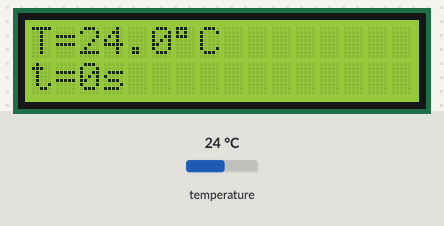
Recording of a sketch running on a simulated Arduino Uno, built with avr-gcc and run on an emulated ATmega328P. Shown: 16×2 character LCD. Inputs (shaded band) come from the test bench; at power-on: temperature 24 °C. What the sketch prints to the serial monitor is not drawn.

Above: at 1.2 s.
1.3 s: temperature set to 12 °C
At 12.0 s:
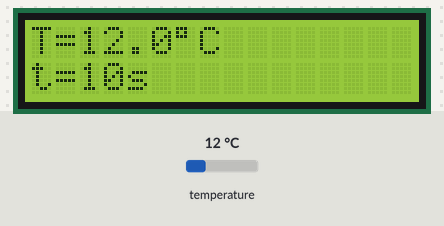
12.3 s: temperature set to 19 °C
At 22.1 s:
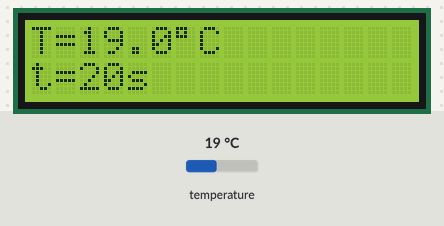
22.6 s: temperature set to 28 °C
At 32.1 s:
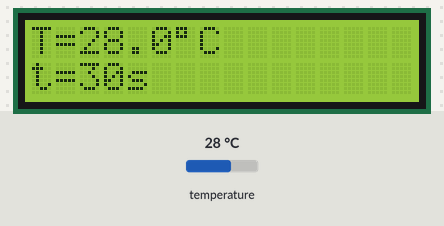
Timing chart, 0 to 33.6 s (numbered marks = the images above; inputs shaded):
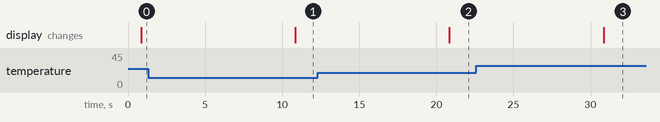

The sketch:

ds18b20.ino
```cpp
#include <OneWire.h>
#include <DallasTemperature.h>
#include <LiquidCrystal.h>

// Pines
#define ONE_WIRE_BUS 7            // Data pin DS18B20
const int pinRS = 2, pinE = 3, pinD4 = 4, pinD5 = 5, pinD6 = 11, pinD7 = 12;

// Duración y frecuencia
const unsigned long DUR     = 600000UL;  // 10 minutos en ms
const unsigned long INTV    = 10000UL;   // cada 10 s

// Objetos
OneWire oneWire(ONE_WIRE_BUS);
DallasTemperature sensors(&oneWire);
LiquidCrystal lcd(pinRS, pinE, pinD4, pinD5, pinD6, pinD7);

// Variables de tiempo
unsigned long tStart, tLast;

void setup() {
  Serial.begin(9600);
  sensors.begin();
  lcd.begin(16, 2);
  lcd.clear();

  // Inicializa marcadores de tiempo
  tStart = millis();
  tLast  = tStart - INTV;  // fuerza la primera lectura inmediata
}

void loop() {
  unsigned long now     = millis();
  unsigned long elapsed = now - tStart;

  // 1) Parar después de 10 minutos
  if (elapsed > DUR) {
    lcd.clear();
    lcd.setCursor(0, 0);
    lcd.print("======");
    lcd.setCursor(0, 1);
    lcd.print("======");
    Serial.print("=====");
    while (true) {
      delay(1000);
    }
  }

  // 2) Cada INTV ms
  if (now - tLast >= INTV) {
    tLast = now;

    // Solicita y lee temperatura
    sensors.requestTemperatures();
    float tempC = sensors.getTempCByIndex(0);

    // Salida por Serial
    Serial.print("t=");
    Serial.print(elapsed / 1000);
    Serial.print("s  T=");
    Serial.print(tempC, 2);
    Serial.println(" °C");

    // Mostrar en LCD
    lcd.clear();
    lcd.setCursor(0, 0);
    lcd.print("T=");
    lcd.print(tempC, 1);
    lcd.write(223);  // símbolo °
    lcd.print("C");
    lcd.setCursor(0, 1);
    lcd.print("t=");
    lcd.print(elapsed / 1000);
    lcd.print("s");
  }
}
```

Measured:
- after the input at 1.3 s, the display: changes after 9.5 s (image 1)
- after the input at 12.3 s, the display: changes after 8.5 s (image 2)
- after the input at 22.6 s, the display: changes after 8.2 s (image 3)
